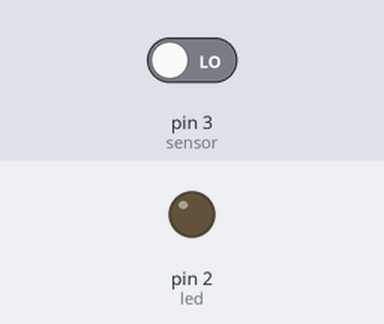
The sketch below on a simulated Arduino Uno, built with avr-gcc and run on an emulated ATmega328P. On the bench: output pins drawn as LEDs (lit = HIGH). Dashed ring = blinking. Inputs (shaded band) come from the test bench; at power-on: pin 3 (sensor) LOW.

Above: at 1.2 s.
1.3 s: pin 3 (sensor) driven HIGH
At 1.75 s:
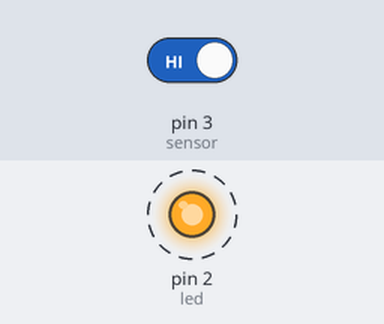
4.3 s: pin 3 (sensor) driven LOW
At 5.0 s:
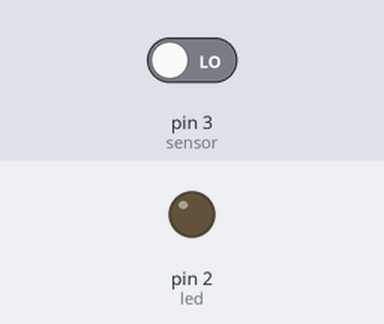
Timing chart, 0 to 7.3 s (numbered marks = the images above; inputs shaded):
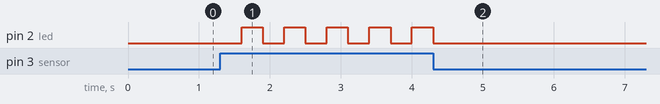

Measured:
- after the input at 1.3 s, pin 2 (led): alternates HIGH for 0.30 s and LOW for 0.30 s, starting after 0.30 s
- after the input at 4.3 s, pin 2 (led): goes on until 4.3 s, then stays LOW

The sketch:

Iniciante.ino
```cpp
#define led 2 // pino em que o led será conectado
#define sensor 3 // pino em que o sensor será conectado
int som = 0; // variável criada para identificar a presença do som
int aceso = 0;// variável criada para identificar se a luz do led está acesa

void setup() {
  pinMode(led, OUTPUT);
  pinMode(sensor, INPUT);
}

void loop() {
  som = digitalRead(sensor); // é feita a leitura do sensor de som
  if(som == HIGH){ // é detectada a presença de som
    delay(300);
    switch(aceso){ // switch necessário para definir se o led vai acender ou apagar
      case 0: // caso o led esteja apagado...
        digitalWrite(led, HIGH); // ...ele se acenderá
        aceso = 1; // atribuição para definir que o led está aceso
        break;
      case 1: // caso o led esteja aceso...
        digitalWrite(led, LOW); // ...ele se apagará
        aceso = 0; // atribuição para definir que o led esta apagado
        break;
    }
  }
}
```
